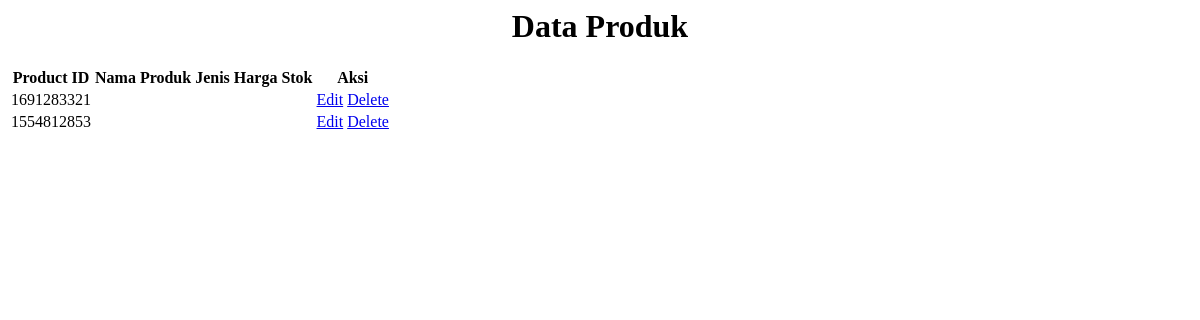
The app's page /databarang.php, older data.
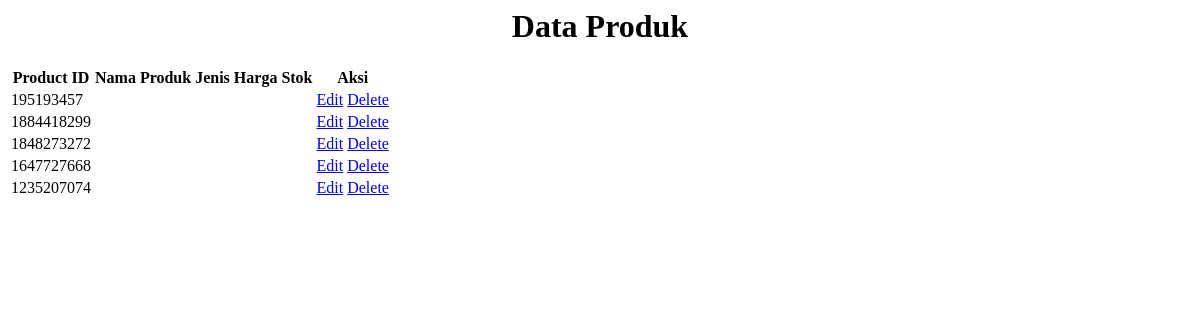
The same page, newer data.
### tables this page shows
CREATE TABLE `barang` (
  `id_barang` varchar(11) NOT NULL,
  `id_penyedia` int(11) NOT NULL,
  `nama_gudang` varchar(250) NOT NULL,
  `kelas_bekal` varchar(250) NOT NULL,
  `harga_bekal` int(11) NOT NULL,
  `jumlah_bekal` int(11) NOT NULL,
  `tahun_produksi` int(11) NOT NULL,
  `no_kontrak` int(11) NOT NULL,
  `status_barang` bit(1) NOT NULL,
  `status` bit(1) NOT NULL,
  `created_at` timestamp NOT NULL DEFAULT current_timestamp(),
  `updated_at` timestamp NOT NULL DEFAULT current_timestamp() ON UPDATE current_timestamp()
);

### databarang.php (the view, shortened to what this page needs)
<body>
    <div class="page-wrapper">
        <div class="container-fluid">
            <div class="row">
                <div class="col-12">
                    <div class="card">
                        <div class="card-body">
                            <div class="table-responsive">
                                <h1 align="center">Data Produk</h1>
                                <table class="table">
                                    <thead>
                                        <tr>
                                            <th>Product ID</th>
                                            <th>Nama Produk</th>
                                            <th>Jenis</th>
                                            <th>Harga</th>
                                            <th>Stok</th>
                                            <th>Aksi</th>
                                        </tr>
                                    </thead>
                                    <tbody>
                                        <?php
                                            include 'database.php';
                                            $sql = mysqli_query($koneksi,'SELECT * FROM barang ORDER BY id_barang DESC');
                                            if (mysqli_num_rows($sql) > 0 ) {
                                            while ($row = mysqli_fetch_array($sql)){
                                        ?>
                                            <tr>
                                            <td><?php echo $row['id_barang']?></td>
                                            <td><?php echo $row['nama_barang']?></td>
                                            <td><?php echo $row['jenis_barang']?></td>
                                            <td><?php echo $row['harga_barang']?></td>
                                            <td><?php echo $row['jumlah_barang']?></td>
                                            <td><a class="btn btn-success" href="updatebarang.php?id=<?php echo $row['id_barang'] ?>">Edit</a>
                                            <a class="btn btn-danger" href="deletebarang.php?idb=<?php echo $row['id_barang'] ?>">Delete</a>
                                            </td>
                                            </tr>
                                        <?php }
                                        }else { ?>
                                            <tr>
                                                <td colspan="9">Tidak ada data</td>
                                            </tr>
                                        <?php } ?>
                                </tbody>
                            </table>
                            </div>
                        </div>
                    </div>
                </div>
            </div>
        </div>
    </div>
</body>
</html>

Row changes from the older to the newer data that the page shows:
removed barang: id_barang "1691283321"
removed barang: id_barang "1554812853"
added barang: id_barang "195193457"
added barang: id_barang "1884418299"
added barang: id_barang "1848273272"
added barang: id_barang "1647727668"
added barang: id_barang "1235207074"
